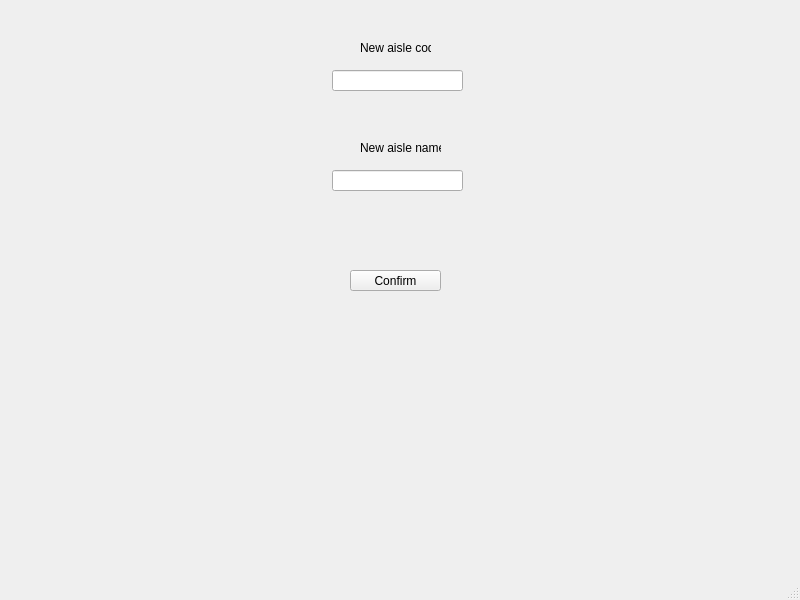
<?xml version="1.0" encoding="UTF-8"?>
<ui version="4.0">
 <class>newAisle</class>
 <widget class="QMainWindow" name="newAisle">
  <property name="geometry">
   <rect>
    <x>0</x>
    <y>0</y>
    <width>800</width>
    <height>600</height>
   </rect>
  </property>
  <property name="windowTitle">
   <string>MainWindow</string>
  </property>
  <widget class="QWidget" name="centralwidget">
   <widget class="QLineEdit" name="newCode">
    <property name="geometry">
     <rect>
      <x>332</x>
      <y>70</y>
      <width>131</width>
      <height>21</height>
     </rect>
    </property>
   </widget>
   <widget class="QLineEdit" name="newName">
    <property name="geometry">
     <rect>
      <x>332</x>
      <y>170</y>
      <width>131</width>
      <height>21</height>
     </rect>
    </property>
   </widget>
   <widget class="QLabel" name="label">
    <property name="geometry">
     <rect>
      <x>360</x>
      <y>40</y>
      <width>71</width>
      <height>16</height>
     </rect>
    </property>
    <property name="text">
     <string>New aisle code</string>
    </property>
   </widget>
   <widget class="QLabel" name="label_2">
    <property name="geometry">
     <rect>
      <x>360</x>
      <y>140</y>
      <width>81</width>
      <height>16</height>
     </rect>
    </property>
    <property name="text">
     <string>New aisle name</string>
    </property>
   </widget>
   <widget class="QPushButton" name="newAisleConfirm">
    <property name="geometry">
     <rect>
      <x>350</x>
      <y>270</y>
      <width>91</width>
      <height>21</height>
     </rect>
    </property>
    <property name="text">
     <string>Confirm</string>
    </property>
   </widget>
  </widget>
  <widget class="QStatusBar" name="statusbar"/>
 </widget>
 <resources/>
 <connections/>
</ui>
